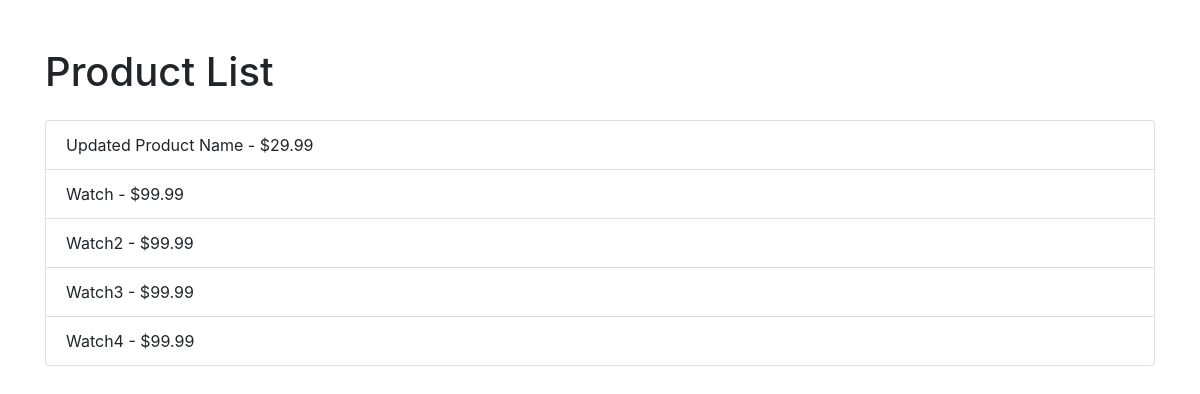
Screenshot of /api/products-list2/ with the database file from the repository.
### ecom_app/models.py (models this page shows, shortened)
class Product(models.Model):
    product_id = models.AutoField(primary_key=True)
    name = models.CharField(max_length=255)
    description = models.TextField()
    price = models.DecimalField(max_digits=10, decimal_places=2)
    quantity = models.IntegerField()
    seller = models.ForeignKey(User, on_delete=CASCADE, related_name='products')

### ecom_app/views.py (the view)
# urls.py: path('products-list2/', ProductListTemplateView.as_view(), name='product-list'),
class ProductListTemplateView(generics.ListAPIView):
    queryset = Product.objects.all()
    serializer_class = ProductSerializer
    template_name = 'product_list.html'
    def get(self, request, *args, **kwargs):
        queryset = self.get_queryset()
        page = self.request.GET.get('page', 1)
        paginator = Paginator(queryset, 15)
        try:
            products = paginator.page(page)
        except PageNotAnInteger:
            products = paginator.page(1)
        except EmptyPage:
            products = paginator.page(paginator.num_pages)
        serializer = self.get_serializer(products, many=True)
        return render(request, self.template_name, {'products': serializer.data})

### templates/product_list.html (shortened to what this page needs)
<!DOCTYPE html>
<html lang="en">
<head>
    <link rel="stylesheet" href="https://stackpath.bootstrapcdn.com/bootstrap/4.3.1/css/bootstrap.min.css">
</head>
<body>
    <div class="container mt-5">
        <h1 class="mb-4">Product List</h1>
        <ul id="product-list" class="list-group">
            {% for product in products %}
                <li class="list-group-item">{{ product.name }} - ${{ product.price }}</li>
            {% endfor %}
        </ul>
    </div>
</body>
</html>

### rows the page displays
Product: name "Updated Product Name"
Product: name "Watch"
Product: name "Watch2"
Product: name "Watch3"
Product: name "Watch4"

### other values shown
{{ product.price }} "29.99" "99.99" "99.99" "99.99" "99.99"
